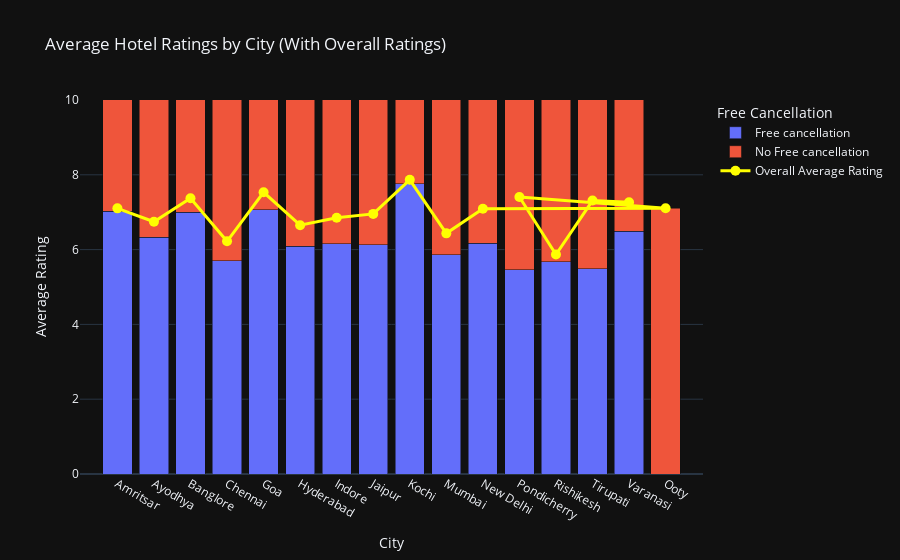

Notebook cell for this chart:
### Markdown cell above
### As there is no dependence found from the above insights , the breakfast inclusion is not playing a vital role interms of rating.though there is no breakfast included in some cities the rating was high than the places which included the breakfast.

### Code cell
import plotly.express as px
import plotly.graph_objects as go


avg_ratings = df.groupby(['City', 'Cancellation'])['Rating'].mean().reset_index()
avg_ratings.columns = ['City', 'Cancellation', 'Average_Rating']


overall_avg_ratings = df.groupby('City')['Rating'].mean().reset_index()
overall_avg_ratings.columns = ['City', 'Overall_Average_Rating']


merged_data = avg_ratings.merge(overall_avg_ratings, on='City')

fig = px.bar(
    avg_ratings,
    x='City',
    y='Average_Rating',
    color='Cancellation', 
    title='Average Hotel Ratings by City (With Overall Ratings)',
    labels={'City': 'City', 'Average_Rating': 'Average Rating', 'Cancellation': 'Free Cancellation'},
    template='plotly_dark',
    barmode='stack'  
)

fig.add_trace(
    go.Scatter(
        x=overall_avg_ratings['City'],
        y=overall_avg_ratings['Overall_Average_Rating'],
        mode='lines+markers',
        name='Overall Average Rating',
        line=dict(color='yellow', width=3),
        marker=dict(size=10, symbol='circle'),
    )
)
fig.update_layout(
    xaxis_title="City",
    yaxis_title="Average Rating",
    yaxis=dict(range=[0, 10]),  
)

fig.show()

### Figure 1 — Plotly figure (JSON) as saved in the notebook; plotly's stock layout.template omitted (floating-point values rounded to 4 significant figures)
{"data": [{"alignmentgroup": "True", "hovertemplate": "Free Cancellation=Free cancellation<br>City=%{x}<br>Average Rating=%{y}<extra></extra>", "legendgroup": "Free cancellation", "marker": {"color": "#636efa", "pattern": {"shape": ""}}, "name": "Free cancellation", "offsetgroup": "Free cancellation", "orientation": "v", "showlegend": true, "textposition": "auto", "type": "bar", "x": ["Amritsar", "Ayodhya", "Banglore", "Chennai", "Goa", "Hyderabad", "Indore", "Jaipur", "Kochi", "Mumbai", "New Delhi", "Pondicherry", "Rishikesh", "Tirupati", "Varanasi"], "xaxis": "x", "y": [7.019, 6.324, 6.999, 5.7, 7.07, 6.091, 6.157, 6.136, 7.767, 5.867, 6.164, 5.46, 5.677, 5.482, 6.491], "yaxis": "y"}, {"alignmentgroup": "True", "hovertemplate": "Free Cancellation=No Free cancellation<br>City=%{x}<br>Average Rating=%{y}<extra></extra>", "legendgroup": "No Free cancellation", "marker": {"color": "#EF553B", "pattern": {"shape": ""}}, "name": "No Free cancellation", "offsetgroup": "No Free cancellation", "orientation": "v", "showlegend": true, "textposition": "auto", "type": "bar", "x": ["Amritsar", "Ayodhya", "Banglore", "Chennai", "Goa", "Hyderabad", "Indore", "Jaipur", "Kochi", "Mumbai", "New Delhi", "Ooty", "Pondicherry", "Rishikesh", "Tirupati", "Varanasi"], "xaxis": "x", "y": [7.107, 6.808, 7.663, 6.626, 7.553, 7.182, 7.179, 7.439, 7.867, 6.678, 7.203, 7.107, 7.453, 5.892, 7.591, 7.318], "yaxis": "y"}, {"line": {"color": "yellow", "width": 3}, "marker": {"size": 10, "symbol": "circle"}, "mode": "lines+markers", "name": "Overall Average Rating", "type": "scatter", "x": ["Amritsar", "Ayodhya", "Banglore", "Chennai", "Goa", "Hyderabad", "Indore", "Jaipur", "Kochi", "Mumbai", "New Delhi", "Ooty", "Pondicherry", "Rishikesh", "Tirupati", "Varanasi"], "y": [7.102, 6.744, 7.375, 6.222, 7.532, 6.653, 6.852, 6.955, 7.866, 6.435, 7.091, 7.107, 7.405, 5.869, 7.311, 7.266]}], "layout": {"autosize": true, "barmode": "stack", "legend": {"title": {"text": "Free Cancellation"}, "tracegroupgap": 0}, "title": {"text": "Average Hotel Ratings by City (With Overall Ratings)"}, "xaxis": {"anchor": "y", "autorange": true, "domain": [0, 1], "range": [-0.9787, 15.98], "title": {"text": "City"}, "type": "category"}, "yaxis": {"anchor": "x", "domain": [0, 1], "range": [0, 10], "title": {"text": "Average Rating"}, "type": "linear"}}}
